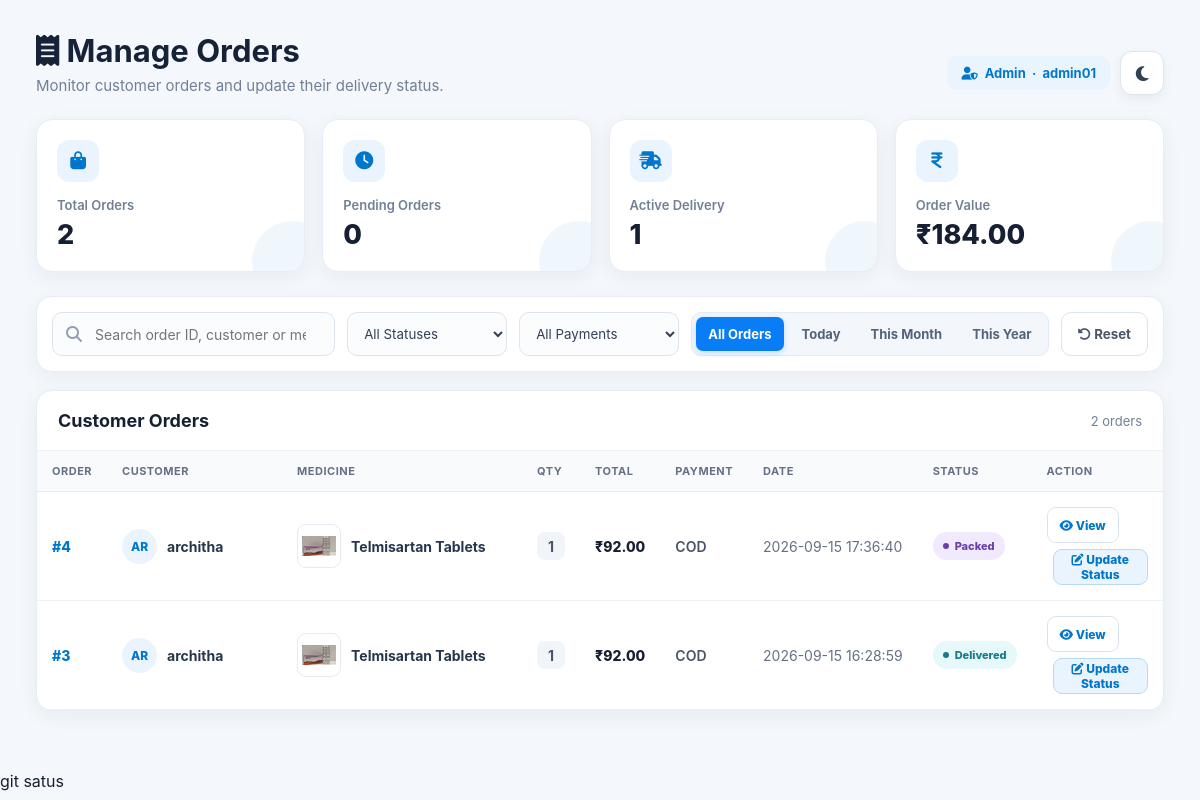
Screenshot of /manage_orders.php (signed in) with the database file from the repository.
### tables this page shows
CREATE TABLE `orders` (
  `order_id` int(11) NOT NULL,
  `user_name` varchar(100) DEFAULT NULL,
  `order_status` enum('Pending','Accepted','Packed','Out for Delivery','Delivered','Rejected') DEFAULT 'Pending',
  `order_type` enum('Prescription','General') DEFAULT NULL,
  `qty` int(11) DEFAULT NULL,
  `receiver_name` varchar(255) DEFAULT NULL,
  `street` varchar(100) DEFAULT NULL,
  `city` varchar(100) DEFAULT NULL,
  `postal_code` varchar(10) DEFAULT NULL,
  `prescription_id` int(11) DEFAULT NULL,
  `prescription_url` varchar(255) DEFAULT NULL,
  `product_id` int(11) DEFAULT NULL,
  `Order_total` decimal(10,2) DEFAULT NULL,
  `payment_method` varchar(50) DEFAULT 'COD',
  `order_date` timestamp NOT NULL DEFAULT current_timestamp(),
  `rejection_reason` varchar(255) DEFAULT NULL
);

CREATE TABLE `products` (
  `product_id` int(11) NOT NULL,
  `product_name` varchar(255) NOT NULL,
  `product_description` text DEFAULT NULL,
  `price` decimal(10,2) NOT NULL,
  `cost_price` decimal(10,2) NOT NULL DEFAULT 0.00,
  `stock_quantity` int(11) NOT NULL,
  `image_url` varchar(255) DEFAULT NULL,
  `expire_date` date NOT NULL,
  `prescription_required` enum('Yes','No') NOT NULL DEFAULT 'No'
);

### manage_orders.php (the view, shortened to what the rows shown need)
<?php
require_once "./db_Config/config.php";
$query = "
    SELECT
        o.order_id,
        o.user_name,
        o.order_status,
        o.order_type,
        o.qty,
        o.receiver_name,
        o.street,
        o.city,
        o.postal_code,
        o.Order_total,
        o.payment_method,
        o.order_date,
        o.rejection_reason,
        o.prescription_url,
        p.product_name,
        p.image_url
    FROM orders o
    LEFT JOIN products p
        ON o.product_id = p.product_id
    ORDER BY o.order_id DESC
";
$result = mysqli_query($Connection, $query);
$orders = [];
while ($row = mysqli_fetch_assoc($result)) {
    $orders[] = $row;
}
$totalOrders = count($orders);
function pharmacyxStatusClass($status)
{
    switch ($status) {
        case 'Packed':
            return 'status-packed';
        case 'Delivered':
            return 'status-delivered';
    }
}
function pharmacyxInitials($name)
{
    $name = trim((string)$name);
    $parts = preg_split('/\s+/', $name);
    return strtoupper(substr($name, 0, 2));
}
?>
<!DOCTYPE html>
<html lang="en">
<head>
<link
    rel="stylesheet"
    href="https://cdnjs.cloudflare.com/ajax/libs/font-awesome/6.5.0/css/all.min.css"
>
</head>
<body>
<main class="orders-page">
    <section class="page-heading">
        <div class="heading-left">
            <h1>
                <i class="fa-solid fa-receipt"></i>
                Manage Orders
            </h1>
        </div>
    </section>
    <section class="orders-card">
        <div class="table-header">
            <h2 class="table-title">
                Customer Orders
            </h2>
        </div>
        <div class="table-scroll">
            <?php if ($totalOrders === 0) { ?>
                <div class="no-orders">
                    <i class="fa-solid fa-box-open"></i>
                    <strong>
                        No customer orders found
                    </strong>
                    <span>
                        Orders will appear here after customers complete checkout.
                    </span>
                </div>
            <?php } else { ?>
                <table class="orders-table">
                    <thead>
                        <tr>
                            <th>
                                Order
                            </th>
                            <th>
                                Customer
                            </th>
                            <th>
                                Medicine
                            </th>
                            <th>
                                Qty
                            </th>
                            <th>
                                Total
                            </th>
                            <th>
                                Payment
                            </th>
                            <th>
                                Date
                            </th>
                            <th>
                                Status
                            </th>
                            <th>
                                Action
                            </th>
                        </tr>
                    </thead>
                    <tbody id="ordersBody">
                    <?php foreach ($orders as $index => $order) {
                        $orderId =
                            (int)$order['order_id'];
                        $status =
                            $order['order_status']
                            ?? 'Pending';
                        $customer =
                            $order['user_name']
                            ?? '-';
                        $product =
                            $order['product_name']
                            ?? 'Unknown Product';
                        $payment =
                            $order['payment_method']
                            ?? 'Not Available';
                        $statusClass =
                            pharmacyxStatusClass($status);
                        $searchText = strtolower(
                            $orderId . ' ' .
                            $customer . ' ' .
                            $product . ' ' .
                            ($order['receiver_name'] ?? '')
                        );
                        $paymentText =
                            strtolower($payment);
                        $details = [
                            'id' =>
                                $orderId,
                            'customer' =>
                                $customer,
                            'product' =>
                                $product,
                            'quantity' =>
                                (int)($order['qty'] ?? 0),
                            'total' =>
                                number_format(
                                    (float)($order['Order_total'] ?? 0),
                                    2
                                ),
                            'payment' =>
                                $payment,
                            'date' =>
                                $order['order_date'] ?? '-',
                            'status' =>
                                $status,
                            'type' =>
                                $order['order_type'] ?? '-',
                            'receiver' =>
                                $order['receiver_name'] ?? '-',
                            'address' =>
                                trim(
                                    ($order['street'] ?? '') .
                                    ', ' .
                                    ($order['city'] ?? '') .
                                    ' - ' .
                                    ($order['postal_code'] ?? '')
                                ),
                            'reason' =>
                                $order['rejection_reason'] ?? '',
                            'image' =>
                                $order['image_url'] ?? '',
                            'prescription' =>
                                $order['prescription_url'] ?? ''
                        ];
                    ?>
                        <tr
                            class="order-row"
                            data-search="<?php
                                echo htmlspecialchars(
                                    $searchText,
                                    ENT_QUOTES,
                                    'UTF-8'
                                );
                            ?>"
                            data-status="<?php
                                echo htmlspecialchars(
                                    $status,
                                    ENT_QUOTES,
                                    'UTF-8'
                                );
                            ?>"
                            data-payment="<?php
                                echo htmlspecialchars(
                                    $paymentText,
                                    ENT_QUOTES,
                                    'UTF-8'
                                );
                            ?>"
                            data-date="<?php
                                echo htmlspecialchars(
                                    $order['order_date'] ?? '',
                                    ENT_QUOTES,
                                    'UTF-8'
                                );
                            ?>"
                        >
                            <td>
                                <span class="order-number">
                                    #<?php echo $orderId; ?>
                                </span>
                            </td>
                            <td>
                                <div class="customer-cell">
                                    <div class="customer-avatar">
                                        <?php
                                        echo htmlspecialchars(
                                            pharmacyxInitials($customer)
                                        );
                                        ?>
                                    </div>
                                    <span class="customer-name">
                                        <?php
                                        echo htmlspecialchars(
                                            $customer
                                        );
                                        ?>
                                    </span>
                                </div>
                            </td>
                            <td>
                                <div class="product-cell">
                                    <?php if (!empty($order['image_url'])) { ?>
                                        <img
                                            class="product-thumb"
                                            src="./Images/product-icons/<?php
                                                echo htmlspecialchars(
                                                    basename(
                                                        $order['image_url']
                                                    ),
                                                    ENT_QUOTES,
                                                    'UTF-8'
                                                );
                                            ?>"
                                            alt="Medicine"
                                            onerror="this.style.display='none';"
                                        >
                                    <?php } else { ?>
                                        <div class="product-placeholder">
                                            <i class="fa-solid fa-pills"></i>
                                        </div>
                                    <?php } ?>
                                    <span
                                        class="product-title"
                                        title="<?php
                                            echo htmlspecialchars(
                                                $product
                                            );
                                        ?>"
                                    >
                                        <?php
                                        echo htmlspecialchars(
                                            $product
                                        );
                                        ?>
                                    </span>
                                </div>
                            </td>
                            <td>
                                <span class="qty-badge">
                                    <?php
                                    echo (int)(
                                        $order['qty'] ?? 0
                                    );
                                    ?>
                                </span>
                            </td>
                            <td>
                                <span class="amount">
                                    ₹<?php
                                    echo number_format(
                                        (float)(
                                            $order['Order_total']
                                            ?? 0
                                        ),
                                        2
                                    );
                                    ?>
                                </span>
                            </td>
                            <td>
                                <span class="payment">
                                    <?php
                                    echo htmlspecialchars(
                                        $payment
                                    );
                                    ?>
                                </span>
                            </td>
                            <td>
                                <span class="order-date">
                                    <?php
                                    echo htmlspecialchars(
                                        $order['order_date']
                                        ?? '-'
                                    );
                                    ?>
                                </span>
                            </td>
                            <td>
                                <span
                                    class="status <?php
                                        echo $statusClass;
                                    ?>"
                                >
                                    <?php
                                    echo htmlspecialchars(
                                        $status
                                    );
                                    ?>
                                </span>
                            </td>
                            <td>
                                <div class="action-buttons">
                                    <button
                                        type="button"
                                        class="view-button"
                                        onclick='openOrderModal(
                                            <?php
                                            echo json_encode(
                                                $details,
                                                JSON_HEX_TAG |
                                                JSON_HEX_APOS |
                                                JSON_HEX_QUOT |
                                                JSON_HEX_AMP
                                            );
                                            ?>
                                        )'
                                    >
                                        <i class="fa-solid fa-eye"></i>
                                        View
                                    </button>
                                    <button
                                        type="button"
                                        class="update-button"
                                        onclick='openOrderModal(
                                            <?php
                                            echo json_encode(
                                                $details,
                                                JSON_HEX_TAG |
                                                JSON_HEX_APOS |
                                                JSON_HEX_QUOT |
                                                JSON_HEX_AMP
                                            );
                                            ?>,
                                            true
                                        )'
                                    >
                                        <i class="fa-solid fa-pen-to-square"></i>
                                        Update Status
                                    </button>
                                </div>
                            </td>
                        </tr>
                    <?php } ?>
                    </tbody>
                </table>
            <?php } ?>
        </div>
    </section>
</main>
</body>
</html>

### rows the page displays
orders: order_id "4", user_name "AR", user_name "architha", product.image_url (picture), product.product_name "Telmisartan Tablets", qty "1", Order_total "92.00", payment_method "COD", order_date "2026-09-15 17:36:40", order_status "Packed"
orders: order_id "3", user_name "AR", user_name "architha", product.image_url (picture), product.product_name "Telmisartan Tablets", qty "1", Order_total "92.00", payment_method "COD", order_date "2026-09-15 16:28:59", order_status "Delivered"

### other values shown
$activeRole "Admin"
$activeUsername "admin01"
$totalOrders "2"
$pendingOrders "0"
$totalActiveOrders "1"
$totalRevenue "184.00"
